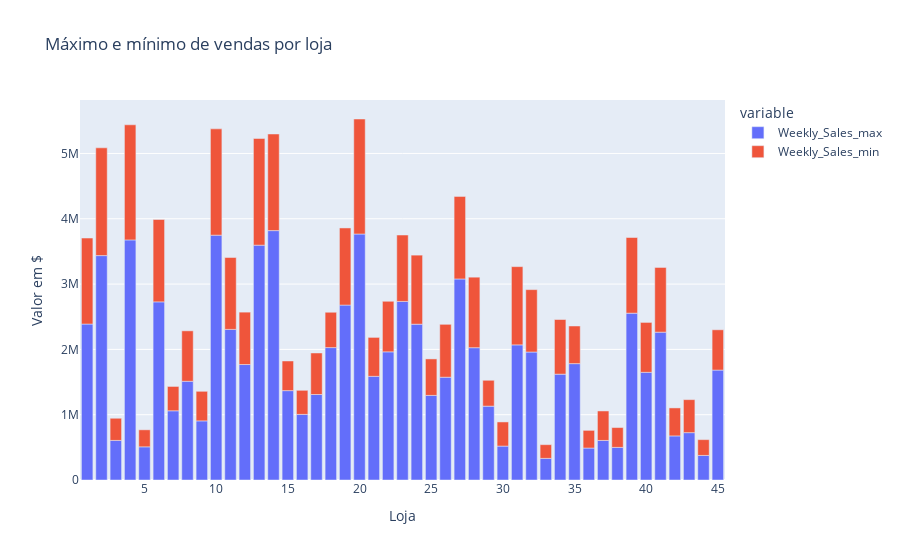

Notebook code for this chart:
### Code cell
# plotar um gráfico vendas_por_loja  com o max e min de vendas por loja e as barras coloridas lado a lado
# barras coloridas lado a lado max e min ao inves de em cima
fig = ex.bar(vendas_por_loja, x='Store', y=['Weekly_Sales_max', 'Weekly_Sales_min'], title='Máximo e mínimo de vendas por loja')
fig.update_layout(xaxis_title='Loja', yaxis_title='Valor em $')
fig.show()

### Figure 1 — Plotly figure (JSON) as saved in the notebook; plotly's stock layout.template omitted (floating-point values rounded to 4 significant figures)
{"data": [{"alignmentgroup": "True", "hovertemplate": "variable=Weekly_Sales_max<br>Store=%{x}<br>value=%{y}<extra></extra>", "legendgroup": "Weekly_Sales_max", "marker": {"color": "#636efa", "pattern": {"shape": ""}}, "name": "Weekly_Sales_max", "offsetgroup": "Weekly_Sales_max", "orientation": "v", "showlegend": true, "textposition": "auto", "type": "bar", "x": [1, 2, 3, 4, 5, 6, 7, 8, 9, 10, 11, 12, 13, 14, 15, 16, 17, 18, 19, 20, 21, 22, 23, 24, 25, 26, 27, 28, 29, 30, 31, 32, 33, 34, 35, 36, 37, 38, 39, 40, 41, 42, 43, 44, 45], "xaxis": "x", "y": [2388000.0, 3436000.0, 606000.0, 3676000.0, 507900.0, 2728000.0, 1060000.0, 1512000.0, 905300.0, 3749000.0, 2306000.0, 1768000.0, 3596000.0, 3819000.0, 1368000.0, 1005000.0, 1309000.0, 2028000.0, 2678000.0, 3767000.0, 1587000.0, 1962000.0, 2734000.0, 2386000.0, 1295000.0, 1574000.0, 3078000.0, 2026000.0, 1131000.0, 519400.0, 2069000.0, 1960000.0, 331200.0, 1621000.0, 1782000.0, 489400.0, 605800.0, 499300.0, 2554000.0, 1649000.0, 2264000.0, 674900.0, 725000.0, 376200.0, 1683000.0], "yaxis": "y"}, {"alignmentgroup": "True", "hovertemplate": "variable=Weekly_Sales_min<br>Store=%{x}<br>value=%{y}<extra></extra>", "legendgroup": "Weekly_Sales_min", "marker": {"color": "#EF553B", "pattern": {"shape": ""}}, "name": "Weekly_Sales_min", "offsetgroup": "Weekly_Sales_min", "orientation": "v", "showlegend": true, "textposition": "auto", "type": "bar", "x": [1, 2, 3, 4, 5, 6, 7, 8, 9, 10, 11, 12, 13, 14, 15, 16, 17, 18, 19, 20, 21, 22, 23, 24, 25, 26, 27, 28, 29, 30, 31, 32, 33, 34, 35, 36, 37, 38, 39, 40, 41, 42, 43, 44, 45], "xaxis": "x", "y": [1317000.0, 1650000.0, 339600.0, 1763000.0, 260600.0, 1261000.0, 372700.0, 772500.0, 452900.0, 1628000.0, 1100000.0, 802100.0, 1634000.0, 1480000.0, 454200.0, 368600, 635900.0, 540900.0, 1181000.0, 1761000.0, 596200.0, 774300.0, 1017000.0, 1057000.0, 558800.0, 809800.0, 1264000.0, 1080000.0, 396000.0, 369700.0, 1198000.0, 955500.0, 210000.0, 836700.0, 576300.0, 270700.0, 451300.0, 303900.0, 1159000.0, 764000.0, 991900.0, 429000.0, 505400.0, 241900.0, 617200.0], "yaxis": "y"}], "layout": {"barmode": "relative", "legend": {"title": {"text": "variable"}, "tracegroupgap": 0}, "title": {"text": "Máximo e mínimo de vendas por loja"}, "xaxis": {"anchor": "y", "domain": [0, 1], "title": {"text": "Loja"}}, "yaxis": {"anchor": "x", "domain": [0, 1], "title": {"text": "Valor em $"}}}}
